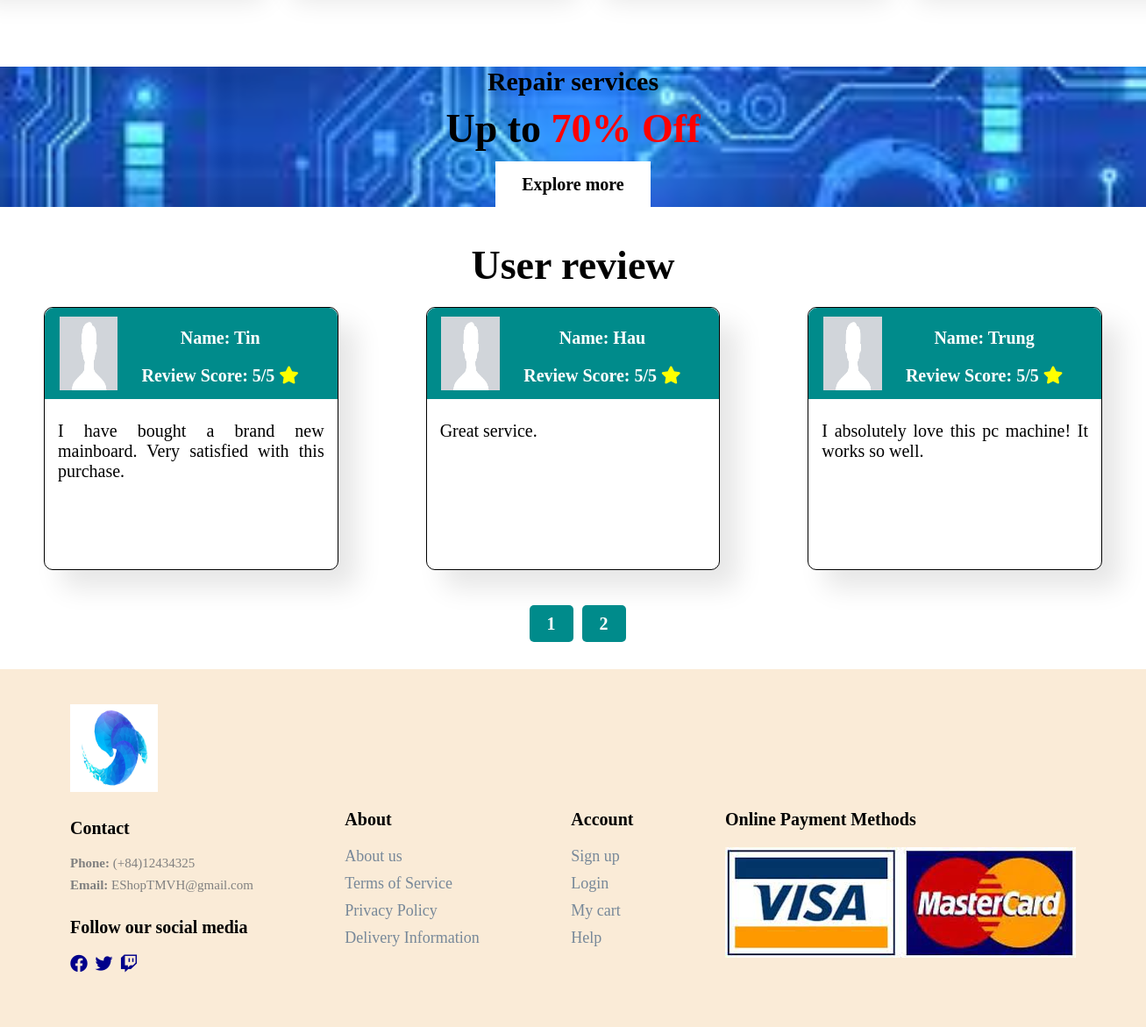
Before: / (lower part) with the older database file.
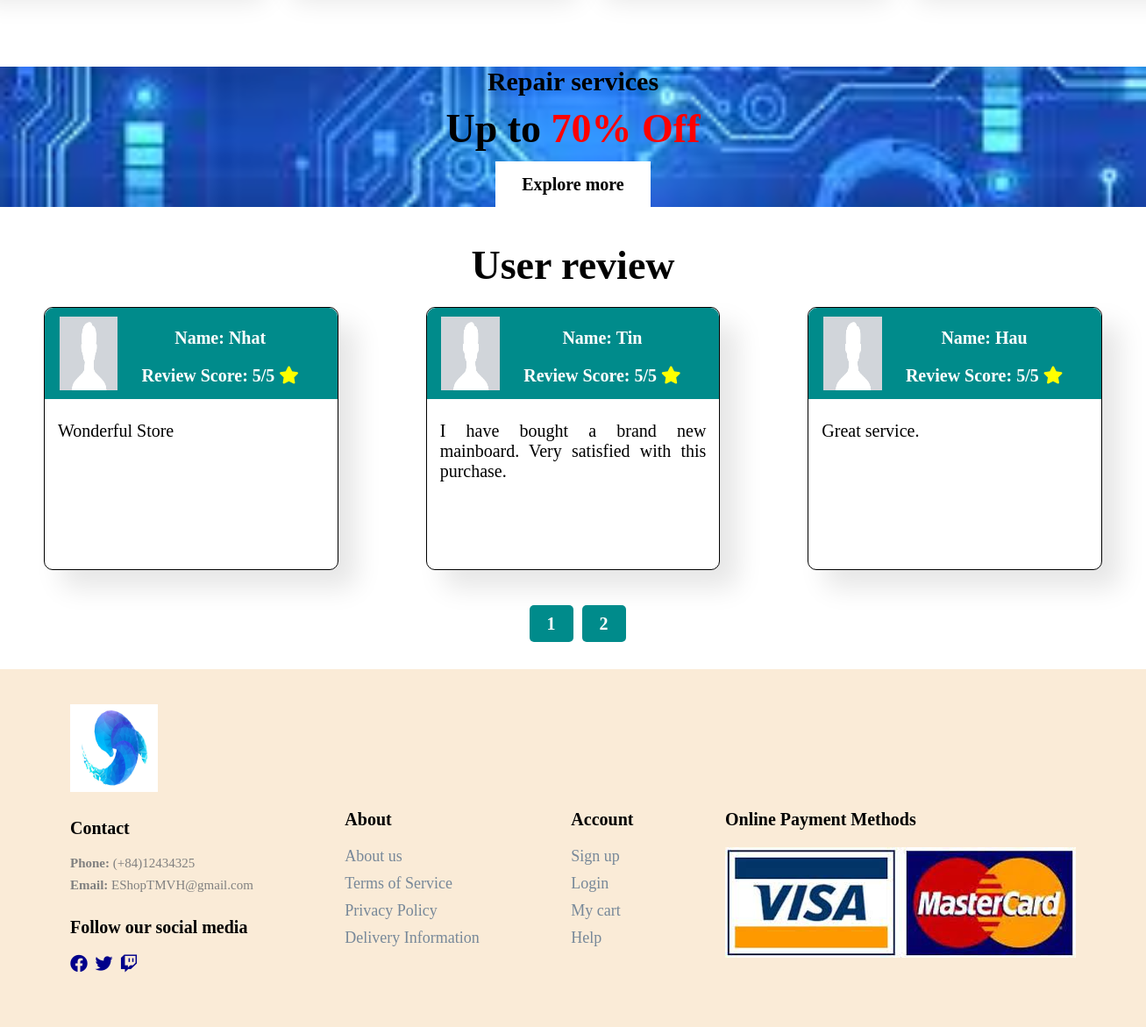
After: the same page with the newer database file.
### tables this page shows
CREATE TABLE `review` (
  `r_id` int(100) NOT NULL,
  `rating` int(1) NOT NULL,
  `content` varchar(300) NOT NULL,
  `id` int(100) NOT NULL
);

CREATE TABLE `user_form` (
  `id` int(100) NOT NULL,
  `name` varchar(100) NOT NULL,
  `email` varchar(100) NOT NULL,
  `password` varchar(100) NOT NULL,
  `image` varchar(100) NOT NULL
);

### index.php (the view, shortened to what this page needs)
<?php
     $conn = mysqli_connect('localhost', 'root', '', 'user_db', '3307')
     or die('connection failed' . $conn->connect_error);
    $record_per_page = 3;
    $page = '';
    if (isset($_GET["page"])) {
        $page = intval($_GET["page"]);
    }
    else {
        $page = 1;
    }
    $start_from = ($page - 1)*$record_per_page;
    $select = mysqli_query($conn,
        "SELECT `name`, `rating`, `content`
        FROM `review` r join `user_form` u
        ON  r.r_id = u.id
        ORDER BY `r_id`
        DESC LIMIT $start_from, $record_per_page")
    or die('query failed');
?>
<!DOCTYPE html>
<html lang="en">
    <head>
        <link rel="stylesheet" href="index.css" />
        <link rel="stylesheet" href="https://use.fontawesome.com/releases/v5.15.4/css/all.css" />
    </head>
    <body>
        <section id="products" class="section-p1">
        </section>
        <section id="banner" class="section-m1">
            <h4>Repair services</h4>
            <h2>Up to <span>70% Off</span></h2>
            <button class="normal">Explore more</button>
        </section>
        <section id="review" class="section-m1">
            <h2>User review</h2>
            <div class='reviews-container'>
                <?php
                    while($row = mysqli_fetch_array($select)) {
                ?>
                    <div class="review-container">
                        <div class='user-info'>
                            <img src="./img/default-pfp.png" alt="user profile picture">
                            <div>
                                <p><b>Name:</b> <?php echo $row["name"] ?></p>
                                <p><b>Review score:</b> <?php echo $row["rating"] ?>/5 <i style="color: yellow" class="fas fa-star"></i></p>
                            </div>
                        </div>
                        <div class="review-contents">
                            <p><?php echo $row["content"] ?></p>
                        </div>
                    </div>
                <?php
                    }
                ?>
            </div>
            <div id="pagination">
                <?php
                    $select_page = mysqli_query($conn, "SELECT * FROM `review`
                        ORDER BY `r_id` DESC") or die('query failed');
                    $total_records = mysqli_num_rows($select_page);
                    $total_pages = ceil($total_records/$record_per_page);
                    for ($i = 1; $i <= $total_pages; $i++){
                        echo '<a href="index.php?page='.$i.' onClick="changePage()">'.$i.'</a>';
                    }
                ?>
            </div>
        </section>
        <footer class="section-p1">
            <div class="col">
                <img class='logo' width="100" height="100" src="img/logo.png" alt="logo">
                <h4>Contact</h4>
                <p><b>Phone:</b> (+84)12434325</p>
                <p><b>Email:</b> EShopTMVH@gmail.com</p>
                <div class="follow">
                    <h4>Follow our social media</h4>
                    <div class="icon">
                        <a href="#">
                            <i class="fab fa-facebook"></i>
                        </a>
                        <a>
                            <i class="fab fa-twitter"></i>
                        </a>
                        <a>
                            <i class="fab fa-twitch"></i>
                        </a>
                    </div>
                </div>
            </div>
            <div class="col2">
                <h4>About</h4>
                <a href="#">About us</a>
                <a href="#">Terms of Service</a>
                <a href="#">Privacy Policy</a>
                <a href="#">Delivery Information</a>
            </div>
            <div class="col2">
                <h4>Account</h4>
                <a href="./pages/register/register.php">Sign up</a>
                <a href="./pages/login/login.php">Login</a>
                <a href="./pages/cart/cart.php">My cart</a>
                <a href="#">Help</a>
            </div>
            <div class="col2">
                <h4>Online Payment Methods</h4>
                <img src="img/payment.jpg" alt="payment-methods">
            </div>
        </footer>
    </body>
</html>

### index.css (style rules this page uses)
* { margin: 0; padding: 0; box-sizing: border-box; font-family: 'Times New Roman', Times, serif; }
h2 { font-size: 46px; line-height: 54px; color: black; }
p { font-size: 16px; color: gray; margin: 15px 0 20px 0; }
.section-p1 { padding: 40px 80px; }
.section-m1 { margin: 40px 0; }
body { width: 100%; }
button.normal { font-size: 20px; font-weight: 600; padding: 15px 30px; color: black; background-color: white; cursor: pointer; border: none; outline: none; transition: 0.3s ease; }
#products { text-align: center; }
#banner { display: flex; flex-direction: column; justify-content: center; align-items: center; text-align: center; background-image: url("img/banner-background.jpg"); width: 100%; height: 20vh; background-size: cover; background-position: center; }
#banner h4 { color: black; font-size: 30px; }
#banner h2 { color: black; padding: 10px 0; }
#banner h2 span { color: red }
#review { text-align: center; width: 100%; }
#review .reviews-container { display: flex; justify-content: center; align-items: center; }
#review h2 { margin-bottom: 20px; }
#review .review-container { margin-bottom: 20px; margin-left: 50px; margin-right: 50px; height: 300px; width: 450px; background-color: white; border: 1px solid black; border-radius: 10px; box-shadow: 20px 20px 30px rgba(0, 0, 0, 0.1); }
#review .user-info { position: relative; display: flex; flex-direction: column; width: 100%; height: 35%; background-color: darkcyan; text-align: center; border: 1px hidden black; border-radius: 10px 10px 0px 0px; transition: ease 0.3s; }
#review .user-info img { position: relative; left: 5%; margin-top: 10px; width: 20%; height: 80%; }
#review .user-info div { margin-top: 8px; position: absolute; right: 0%; width: 80%; }
#review .user-info p { color: white; font-weight: 600; font-size: 20px; text-transform: capitalize; }
#review .review-contents { display: flex; padding-top: 10px; padding-left: 15px; padding-right: 15px; text-align: justify; }
#review .review-contents p { font-size: 20px; color: black; }
#pagination { text-align: center; margin-bottom: 30px; margin-top: 30px; }
#pagination a { margin-left: 10px; text-decoration: none; padding: 10px 20px; border-radius: 5px; font-weight: 600; font-size: 20px; color: white; background-color: darkcyan; }
footer { display: flex; flex-wrap: wrap; justify-content: space-between; background-color: antiquewhite; }
footer .col { display: flex; flex-direction: column; align-items: flex-start; margin-bottom: 20px; }
footer .col2 { display: flex; flex-direction: column; align-items: flex-start; margin-top: 120px; }
footer .logo { margin-bottom: 30px; }
footer h4 { font-size: 20px; padding-bottom: 20px; }
footer p { font-size: 15px; margin: 0 0 8px 0; }
footer a { font-size: 18px; text-decoration: none; color: lightslategray; margin-bottom: 10px; transition: 0.3s ease; }
footer .follow { margin-top: 20px; }
footer .follow i { font-size: 20px; color: darkblue; padding-right: 4px; cursor: pointer; }
footer .icon { margin-top: 0px; }

Changed rows visible on the page:
no longer on this page (row unchanged): review: id.name "Trung", rating "5", content "I absolutely love this pc machine! It works so well."
added review: id.name "Nhat", rating "5", content "Wonderful Store"
